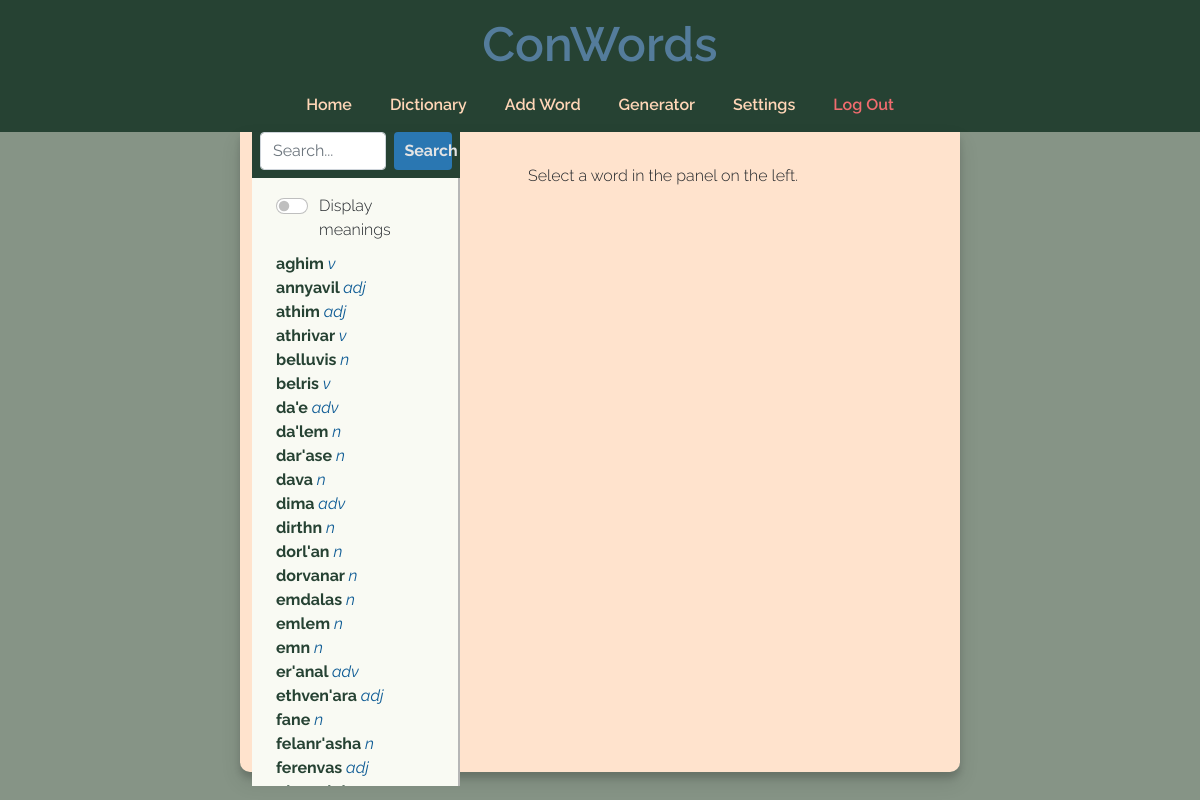
The page /dictionary (signed in) on the database as committed earlier.
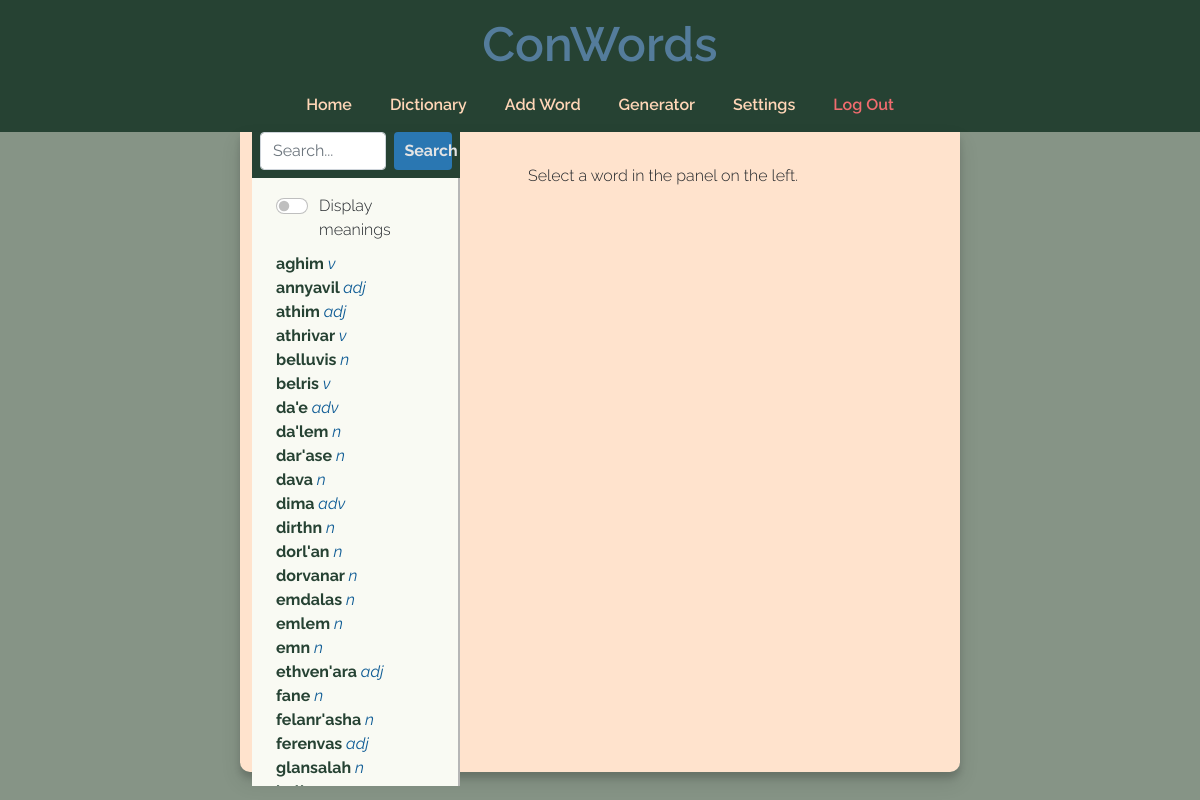
The same page on the database as committed later.
### tables this page shows
CREATE TABLE entries (
id INTEGER NOT NULL PRIMARY KEY AUTOINCREMENT,
word_id INTEGER NOT NULL,
meaning_id INTEGER NOT NULL,
part_of_speech_id INTEGER,
grammatical_gender_id INTEGER,
phonetic_form TEXT,
morphology TEXT,
etymology TEXT,
literal_meaning TEXT,
example TEXT,
user_id INTEGER NOT NULL,
FOREIGN KEY(word_id) REFERENCES words(id),
FOREIGN KEY(meaning_id) REFERENCES meanings(id),
FOREIGN KEY(part_of_speech_id) REFERENCES parts_of_speech(id),
FOREIGN KEY(grammatical_gender_id) REFERENCES grammatical_genders(id),
FOREIGN KEY(user_id) REFERENCES users(id)
);

CREATE TABLE words (
id INTEGER NOT NULL PRIMARY KEY AUTOINCREMENT,
word TEXT NOT NULL,
user_id INTEGER NOT NULL,
FOREIGN KEY(user_id) REFERENCES users(id)
);

CREATE TABLE parts_of_speech (
id INTEGER NOT NULL PRIMARY KEY AUTOINCREMENT,
part_of_speech TEXT NOT NULL,
abbreviation TEXT,
user_id INTEGER NOT NULL,
FOREIGN KEY(user_id) REFERENCES users(id)
);

### app.py (the view, shortened to what this page needs)
@app.route("/dictionary", methods=["GET", "POST"])
@login_required
def dictionary():
    db = get_db()
    words = db.execute("SELECT entries.id, word, abbreviation FROM entries, words, parts_of_speech WHERE entries.word_id = words.id AND entries.part_of_speech_id = parts_of_speech.id AND entries.user_id = ? ORDER BY word;", (session["user_id"],)).fetchall()
    meanings = db.execute("SELECT entries.id, meaning, abbreviation FROM entries, meanings, parts_of_speech WHERE entries.word_id = meanings.id AND entries.part_of_speech_id = parts_of_speech.id AND entries.user_id = ? ORDER BY meaning;", (session["user_id"],)).fetchall()
    if request.method == "GET":
        entry_id = str(request.args.get('value'))
        session["entry_id"] = entry_id
        record = db.execute("SELECT * FROM entries WHERE id = ? AND user_id = ?;", (entry_id, session["user_id"],)).fetchone()
        if not record == None:
            session["record"] = record
            word = db.execute("SELECT word FROM words WHERE id = ? AND user_id = ?;", (record[1], session["user_id"],)).fetchone()[0]
            session["word"] = word
            session["word_id"] = str(record[1])
            meaning = db.execute("SELECT meaning FROM meanings WHERE id = ? AND user_id = ?;", (record[2], session["user_id"],)).fetchone()[0]
            session["meaning"] = meaning
            session["meaning_id"] = str(record[2])
            part_of_speech = db.execute("SELECT part_of_speech FROM parts_of_speech WHERE id = ? AND user_id = ?;", (record[3], session["user_id"],)).fetchone()[0]
            session["pos"] = part_of_speech
            part_of_speech_abbr = db.execute("SELECT abbreviation FROM parts_of_speech WHERE id = ? AND user_id = ?;", (record[3], session["user_id"],)).fetchone()[0]
            session["pos_abbr"] = part_of_speech_abbr
            if not record[4] == None:
                gender = db.execute("SELECT grammatical_gender FROM grammatical_genders WHERE id = ? AND user_id = ?;", (record[4], session["user_id"],)).fetchone()[0]
                gender_abbr = db.execute("SELECT abbreviation FROM grammatical_genders WHERE id = ? AND user_id = ?;", (record[4], session["user_id"],)).fetchone()
            else:
                gender = ""
                gender_abbr = ""
            session["gender"] = gender
            session["gender_abbr"] = gender_abbr
            session["phonetic"] = record[5]
            session["morphology"] = record[6]
            session["etymology"] = record[7]
            session["literal"] = record[8]
            session["example"] = record[9]
        else:
            word = ["empty"]
            meaning = ["empty"]
            part_of_speech = ["empty"]
            part_of_speech_abbr = ["empty"]
            gender = ["empty"]
            gender_abbr = ["empty"]
    db.close()
    return render_template("dictionary.html", record=record, word=word, meaning=meaning, part_of_speech=part_of_speech, part_of_speech_abbr=part_of_speech_abbr, gender_abbr=gender_abbr, words=words, meanings=meanings, gender=gender)

### app.py (called while the page is built)
@app.after_request
def after_request(response):
    response.headers["Cache-Control"] = "no-cache, no-store, must-revalidate"
    response.headers["Expires"] = 0
    response.headers["Pragma"] = "no-cache"
    return response

### helpers.py (called while the page is built)
def get_db():
    connection = sqlite3.connect("conlang.db")
    return connection

def login_required(f):
    @wraps(f)
    def decorated_function(*args, **kwargs):
        if session.get("user_id") is None:
            return redirect("/login")
        return f(*args, **kwargs)
    return decorated_function

### templates/dictionary.html (shortened to what the changed rows need)
{% extends "layout.html" %}
{% block main %}
<div class="row mainrow">
    <div class="col-sm-4 left-menu">
        <div class="dict-display" id="dictdiv">
            <div id="left-menu-words">
                {% if dictview != none %}
                    <div class="dict-view">
                        {% for word in words %}
                            <a class="dict-link" name="word-link" href="/dictionary?value={{ word[0] }}">{{ word[1] }} <span class="abbr">{{ word[2] }}</span></a><br/>
                        {% endfor %}
                    </div>
                {% endif %}
            </div>
        </div>
    </div>
</div>
{% endblock %}

Rows that differ between the two databases and show on the page:
removed entries: {{ word[0] }} 15 (drawn), word "er'anal", abbreviation "adv"
now on this page (row unchanged): entries: {{ word[0] }} 8 (drawn), word "glansalah", abbreviation "n"
